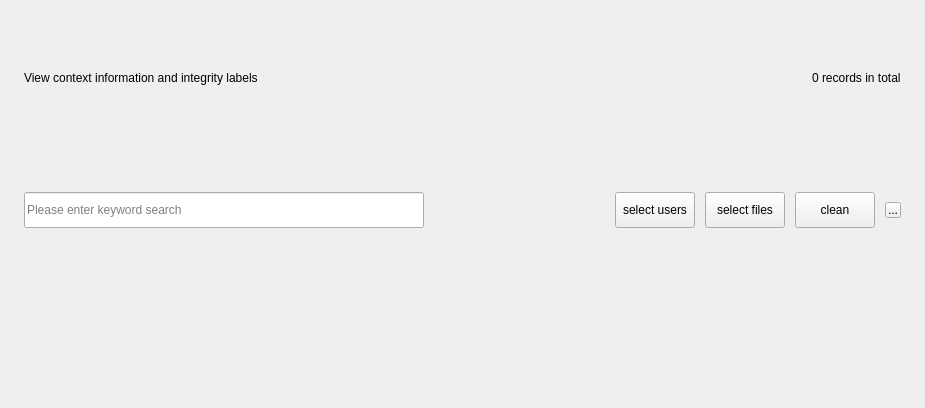
<?xml version="1.0" encoding="UTF-8"?>
<ui version="4.0">
 <class>FileSignPage</class>
 <widget class="QWidget" name="FileSignPage">
  <property name="geometry">
   <rect>
    <x>0</x>
    <y>0</y>
    <width>925</width>
    <height>408</height>
   </rect>
  </property>
  <property name="windowTitle">
   <string>Form</string>
  </property>
  <layout class="QVBoxLayout" name="verticalLayout">
   <property name="spacing">
    <number>10</number>
   </property>
   <property name="leftMargin">
    <number>24</number>
   </property>
   <property name="topMargin">
    <number>16</number>
   </property>
   <property name="rightMargin">
    <number>0</number>
   </property>
   <property name="bottomMargin">
    <number>4</number>
   </property>
   <item>
    <layout class="QHBoxLayout" name="horizontalLayout">
     <property name="rightMargin">
      <number>24</number>
     </property>
     <item>
      <widget class="QLabel" name="m_note">
       <property name="minimumSize">
        <size>
         <width>420</width>
         <height>0</height>
        </size>
       </property>
       <property name="text">
        <string>View context information and integrity labels</string>
       </property>
      </widget>
     </item>
     <item>
      <spacer name="horizontalSpacer">
       <property name="orientation">
        <enum>Qt::Horizontal</enum>
       </property>
       <property name="sizeHint" stdset="0">
        <size>
         <width>40</width>
         <height>20</height>
        </size>
       </property>
      </spacer>
     </item>
     <item>
      <widget class="QLabel" name="m_tips">
       <property name="text">
        <string>0 records in total</string>
       </property>
      </widget>
     </item>
    </layout>
   </item>
   <item>
    <widget class="QWidget" name="m_controlLine" native="true">
     <layout class="QHBoxLayout" name="horizontalLayout_2">
      <property name="spacing">
       <number>10</number>
      </property>
      <property name="leftMargin">
       <number>0</number>
      </property>
      <property name="topMargin">
       <number>0</number>
      </property>
      <property name="rightMargin">
       <number>24</number>
      </property>
      <property name="bottomMargin">
       <number>0</number>
      </property>
      <item>
       <widget class="QLineEdit" name="m_search">
        <property name="sizePolicy">
         <sizepolicy hsizetype="Fixed" vsizetype="Fixed">
          <horstretch>0</horstretch>
          <verstretch>0</verstretch>
         </sizepolicy>
        </property>
        <property name="minimumSize">
         <size>
          <width>400</width>
          <height>36</height>
         </size>
        </property>
        <property name="maximumSize">
         <size>
          <width>440</width>
          <height>36</height>
         </size>
        </property>
        <property name="placeholderText">
         <string>Please enter keyword search</string>
        </property>
       </widget>
      </item>
      <item>
       <spacer name="horizontalSpacer_2">
        <property name="orientation">
         <enum>Qt::Horizontal</enum>
        </property>
        <property name="sizeHint" stdset="0">
         <size>
          <width>40</width>
          <height>20</height>
         </size>
        </property>
       </spacer>
      </item>
      <item>
       <widget class="QPushButton" name="m_selectUser">
        <property name="sizePolicy">
         <sizepolicy hsizetype="Fixed" vsizetype="Fixed">
          <horstretch>0</horstretch>
          <verstretch>0</verstretch>
         </sizepolicy>
        </property>
        <property name="minimumSize">
         <size>
          <width>72</width>
          <height>36</height>
         </size>
        </property>
        <property name="text">
         <string>select users</string>
        </property>
       </widget>
      </item>
      <item>
       <widget class="QPushButton" name="m_selectFile">
        <property name="sizePolicy">
         <sizepolicy hsizetype="Fixed" vsizetype="Fixed">
          <horstretch>0</horstretch>
          <verstretch>0</verstretch>
         </sizepolicy>
        </property>
        <property name="minimumSize">
         <size>
          <width>72</width>
          <height>36</height>
         </size>
        </property>
        <property name="text">
         <string>select files</string>
        </property>
       </widget>
      </item>
      <item>
       <widget class="QPushButton" name="m_clean">
        <property name="sizePolicy">
         <sizepolicy hsizetype="Fixed" vsizetype="Fixed">
          <horstretch>0</horstretch>
          <verstretch>0</verstretch>
         </sizepolicy>
        </property>
        <property name="minimumSize">
         <size>
          <width>72</width>
          <height>36</height>
         </size>
        </property>
        <property name="text">
         <string>clean</string>
        </property>
       </widget>
      </item>
      <item>
       <widget class="QToolButton" name="m_refresh">
        <property name="maximumSize">
         <size>
          <width>16</width>
          <height>16</height>
         </size>
        </property>
        <property name="cursor">
         <cursorShape>PointingHandCursor</cursorShape>
        </property>
        <property name="text">
         <string>...</string>
        </property>
       </widget>
      </item>
     </layout>
    </widget>
   </item>
   <item>
    <widget class="KS::ToolBox::FileSignTable" name="m_fileSignTable" native="true"/>
   </item>
  </layout>
 </widget>
 <customwidgets>
  <customwidget>
   <class>KS::ToolBox::FileSignTable</class>
   <extends>QWidget</extends>
   <header>plugins/ui/tool-box/file-sign/file-sign-table.h</header>
   <container>1</container>
  </customwidget>
 </customwidgets>
 <resources/>
 <connections/>
</ui>
